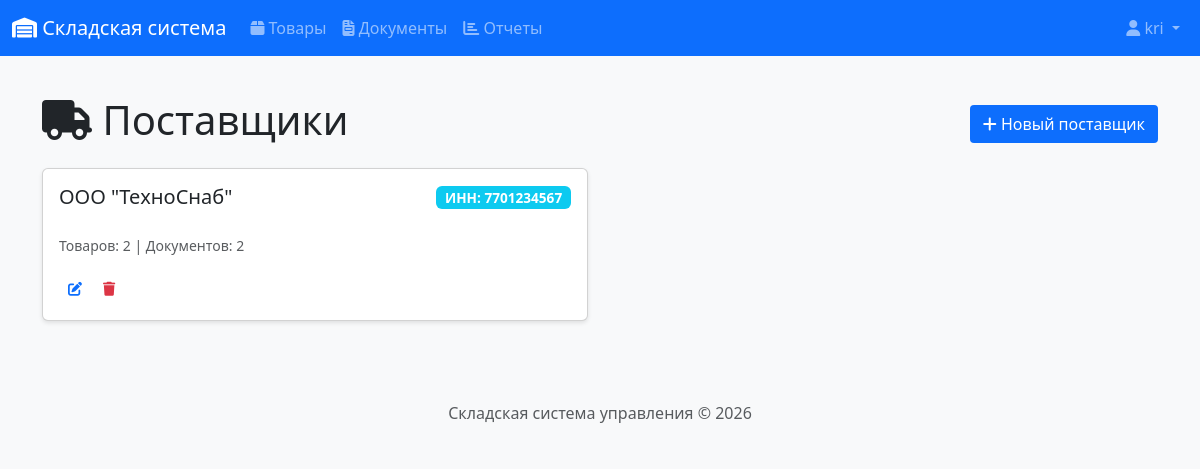
Page /products/suppliers (signed in) on the committed database.
### app/models.py (models this page shows, shortened)
class User(UserMixin, db.Model):
    __tablename__ = 'users'
    id = db.Column(db.Integer, primary_key=True)
    username = db.Column(db.String(64), unique=True, nullable=False)
    email = db.Column(db.String(120), unique=True, nullable=False)
    password_hash = db.Column(db.String(256))
    full_name = db.Column(db.String(100))
    role = db.Column(db.String(20), default='manager')  # admin, manager, storekeeper
    created_at = db.Column(db.DateTime, default=datetime.utcnow)
    documents_created = db.relationship('Document', backref='author', lazy='dynamic')
    def is_admin(self):
        return self.role == 'admin'
    def is_manager(self):
        return self.role in ['admin', 'manager']

class Supplier(db.Model):
    __tablename__ = 'suppliers'
    id = db.Column(db.Integer, primary_key=True)
    name = db.Column(db.String(100), nullable=False)
    inn = db.Column(db.String(12), unique=True)
    contact_person = db.Column(db.String(100))
    phone = db.Column(db.String(20))
    email = db.Column(db.String(120))
    address = db.Column(db.String(200))
    created_at = db.Column(db.DateTime, default=datetime.utcnow)
    products = db.relationship('Product', backref='supplier', lazy='dynamic')
    documents = db.relationship('Document', backref='supplier', lazy='dynamic')

### app/routes/products.py (the view)
@bp.route('/suppliers')
@login_required
def supplier_list():
    suppliers = Supplier.query.all()
    return render_template('products/suppliers.html', title='Поставщики', suppliers=suppliers)

### app/__init__.py (called while the page is built)
@login_manager.user_loader
def load_user(user_id):
    from app.models import User
    return User.query.get(int(user_id))

### app/templates/products/suppliers.html (shortened to what this page needs)
{% extends "base.html" %}
{% block content %}
<div class="d-flex justify-content-between align-items-center mb-3">
    <h1><i class="fas fa-truck"></i> Поставщики</h1>
    {% if current_user.is_manager() %}
    <a href="{{ url_for('products.supplier_create') }}" class="btn btn-primary">
        <i class="fas fa-plus"></i> Новый поставщик
    </a>
    {% endif %}
</div>
<div class="row">
    {% for supplier in suppliers %}
    <div class="col-md-6 mb-3">
        <div class="card">
            <div class="card-body">
                <div class="d-flex justify-content-between">
                    <h5 class="card-title">{{ supplier.name }}</h5>
                    <div>
                        <span class="badge bg-info">ИНН: {{ supplier.inn or 'не указан' }}</span>
                    </div>
                </div>
                <p class="card-text">
                    <small class="text-muted">
                        Товаров: {{ supplier.products.count() }} |
                        Документов: {{ supplier.documents.count() }}
                    </small>
                </p>
                {% if current_user.is_manager() %}
                <div class="btn-group">
                    <a href="{{ url_for('products.supplier_edit', id=supplier.id) }}"
                       class="btn btn-sm btn-outline-primary">
                        <i class="fas fa-edit"></i>
                    </a>
                    <button type="button" class="btn btn-sm btn-outline-danger"
                            data-bs-toggle="modal" data-bs-target="#deleteModal{{ supplier.id }}">
                        <i class="fas fa-trash"></i>
                    </button>
                </div>
                {% endif %}
            </div>
        </div>
    </div>
    {% endfor %}
</div>
{% endblock %}

### app/templates/base.html (shortened to what this page needs)
<!DOCTYPE html>
<html lang="ru">
<head>
    <link href="https://cdn.jsdelivr.net/npm/bootstrap@5.3.0/dist/css/bootstrap.min.css" rel="stylesheet">
    <link rel="stylesheet" href="https://cdnjs.cloudflare.com/ajax/libs/font-awesome/6.4.0/css/all.min.css">
    <link rel="stylesheet" href="{{ url_for('static', filename='css/style.css') }}">
</head>
<body>
    <nav class="navbar navbar-expand-lg navbar-dark bg-primary">
        <div class="container-fluid">
            <a class="navbar-brand" href="{{ url_for('index') }}">
                <i class="fas fa-warehouse"></i> Складская система
            </a>
            <div class="collapse navbar-collapse" id="navbarNav">
                {% if current_user.is_authenticated %}
                <ul class="navbar-nav me-auto">
                    <li class="nav-item">
                        <a class="nav-link" href="{{ url_for('products.product_list') }}">
                            <i class="fas fa-box"></i> Товары
                        </a>
                    </li>
                    <li class="nav-item">
                        <a class="nav-link" href="{{ url_for('documents.document_list') }}">
                            <i class="fas fa-file-invoice"></i> Документы
                        </a>
                    </li>
                    <li class="nav-item">
                        <a class="nav-link" href="{{ url_for('reports.stock_report') }}">
                            <i class="fas fa-chart-bar"></i> Отчеты
                        </a>
                    </li>
                </ul>
                <ul class="navbar-nav">
                    <li class="nav-item dropdown">
                        <a class="nav-link dropdown-toggle" href="#" role="button" data-bs-toggle="dropdown">
                            <i class="fas fa-user"></i> {{ current_user.full_name or current_user.username }}
                        </a>
                    </li>
                </ul>
                {% endif %}
            </div>
        </div>
    </nav>
    <main class="container mt-4">
        {% block content %}{% endblock %}
    </main>
    <footer class="footer mt-5 py-3 bg-light">
        <div class="container text-center">
            <span class="text-muted">Складская система управления &copy; 2026</span>
        </div>
    </footer>
</body>
</html>

### app/static/css/style.css (style rules this page uses)
body { font-family: 'Segoe UI', Tahoma, Geneva, Verdana, sans-serif; background-color: #f8f9fa; min-height: 100vh; display: flex; flex-direction: column; margin: 0; padding: 0; }
.footer { margin-top: auto; width: 100%; background-color: #f8f9fa; padding: 1rem 0; text-align: center; }
.card { box-shadow: 0 2px 4px rgba(0,0,0,0.1); transition: transform 0.2s; }
.badge { font-size: 0.85em; padding: 0.35em 0.65em; display: inline-block; white-space: nowrap; }
.btn { display: inline-block; font-weight: 400; line-height: 1.5; text-align: center; text-decoration: none; vertical-align: middle; cursor: pointer; padding: 0.375rem 0.75rem; font-size: 1rem; border-radius: 0.25rem; border: 1px solid transparent; }
.btn-sm { padding: 0.25rem 0.5rem; font-size: 0.875rem; border-radius: 0.2rem; }
.btn-group { display: inline-flex; gap: 0.25rem; }
p, strong, span, div { white-space: normal; word-break: normal; }

### rows in the picture
User: full_name "kri"
Supplier: name "ООО \"ТехноСнаб\"", inn "7701234567", products.count "2", documents.count "2"
